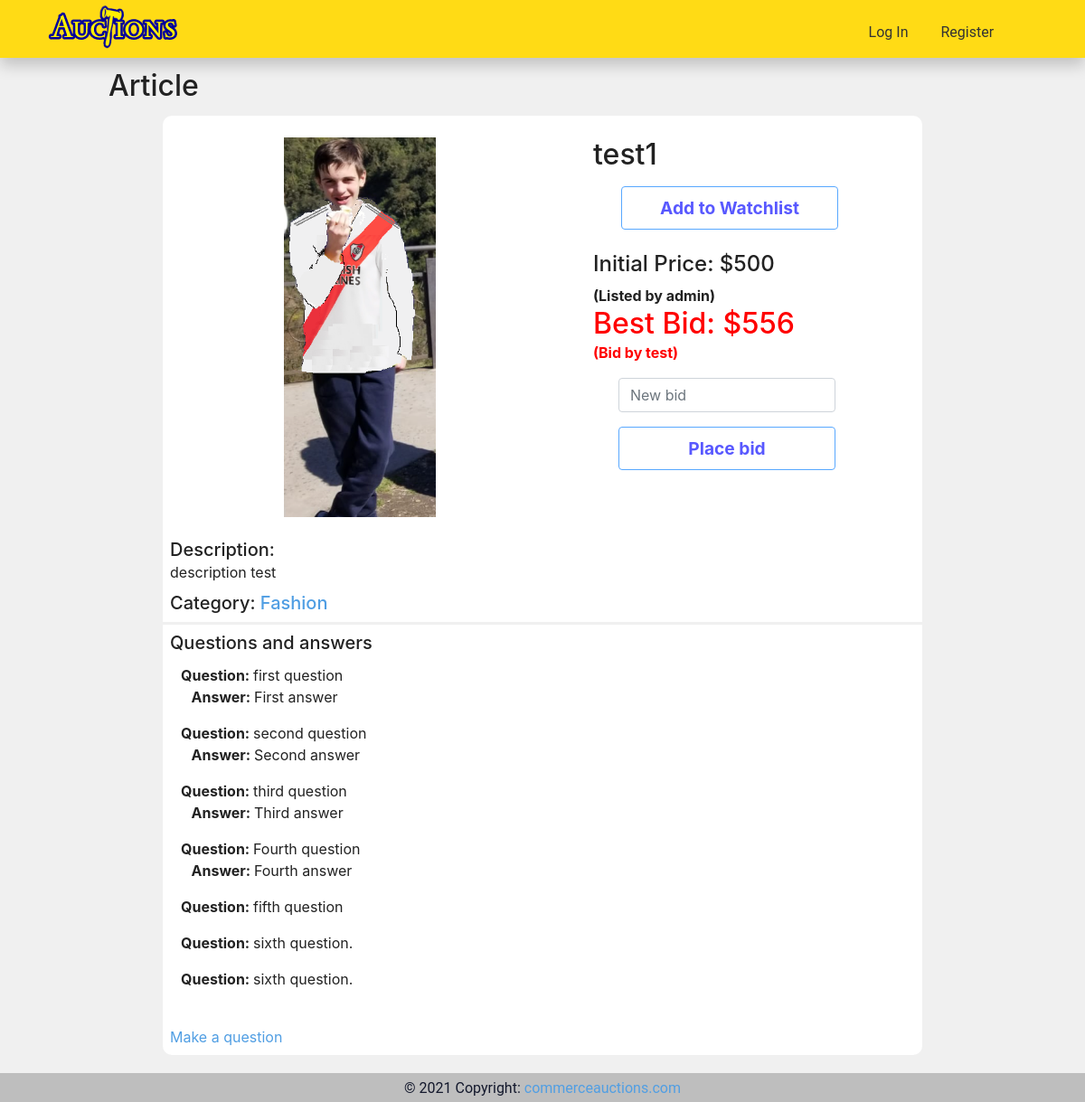
The page /listing_page/61 on the database as committed earlier.
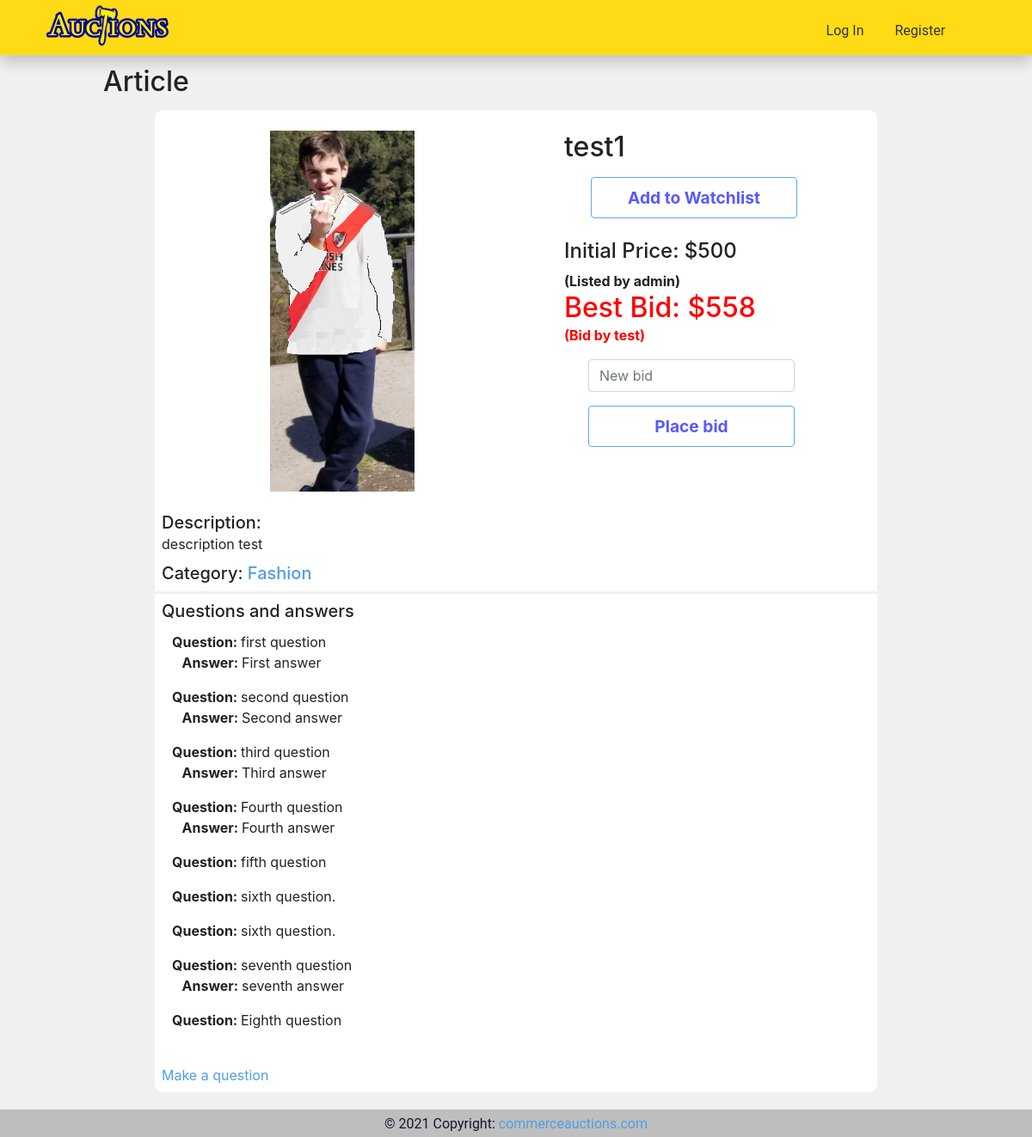
The same page on the database as committed later.
### auctions/models.py (models this page shows, shortened)
class Bids(models.Model):
    id_auction = models.ForeignKey(AuctionListings, on_delete=models.CASCADE, related_name = "auction_bids")
    price = models.IntegerField()
    id_user = models.ForeignKey(User, on_delete=models.CASCADE, related_name = "user_bids")

class User(AbstractUser):
    pass

class Category(models.Model):
    category_name = models.CharField(max_length=20, blank=True)

class Comments(models.Model):
    id_auction = models.ForeignKey(AuctionListings, on_delete = models.CASCADE, related_name = "auction_comments")
    description = models.CharField(max_length = 150)
    id_user = models.ForeignKey(User, on_delete=models.CASCADE, related_name = "user_comments")
    answer = models.CharField(null=True, max_length = 150)

### auctions/views.py (the view)
# urls.py: path("listing_page/<str:auction>", views.listing_page, name="listing_page"),
def listing_page(request, auction):
    user_logged = request.user
    print("auction")
    print(auction)
    auction_data = AuctionListings.objects.get(id=auction)
    actual_bid = Bids.objects.filter(id_auction=auction_data.id)
    actual_comment = Comments.objects.filter(id_auction=auction_data.id)
    comments = Comments.objects.filter(id_auction=auction_data.id)
    err_mess = ""
    if(actual_bid):
        actual_bid = Bids.objects.get(id_auction=auction_data.id)
    '''print(auction_data.id)'''
    if(request.method == "POST"):
        if(request.POST["_place_bid"] == "Add to Watchlist"):
            add_watchlist = WatchLists(id_auction=auction_data , id_user=user_logged)
            add_watchlist.save()
            '''print(add_watchlist)'''
            in_watchlist=add_watchlist
        else:
            '''print(user_logged)
            print(auction_data.id)'''
            del_watchlist = WatchLists.objects.get(id_auction=auction_data.id,id_user=user_logged.id)
            del_watchlist.delete()
            in_watchlist=False
    else:
        in_watchlist = WatchLists.objects.filter(id_auction=auction_data.id,id_user=user_logged.id)
        new_bid = request.GET.get('new_bid')
        close_auction = request.GET.get('close_auction')
        new_comment = request.GET.get('new_comment')
        print(new_bid)
        print(close_auction)
        print(new_comment)
        if(new_bid):
            print("hay una nueva oferta")
            print(actual_bid)
            if(actual_bid):
                print("si ya tenia una oferta anterior")
                if(int(new_bid) > actual_bid.price):
                    print("nueva oferta mayor que la anterior")
                    actual_bid.delete()
                    add_bid = Bids(id_auction=auction_data, price=int(new_bid), id_user=user_logged)
                    add_bid.save()
                    actual_bid = add_bid
                else:
                    print("nueva oferta no es mayor que la anterior")
                    err_mess = "Your bid is lower than the previous"
            else:
                print("no tenia una oferta anterior")
                if(int(new_bid)>=auction_data.initial_price):
                    print("nueva oferta mayor o igual que la inicial")
                    add_bid = Bids(id_auction=auction_data, price=int(new_bid), id_user=user_logged)
                    add_bid.save()
                    actual_bid = add_bid
                else:
                    print("nueva oferta es menor que la inicial")
                    err_mess = "Your bid is lower than the starting price."
        elif(new_bid == "" and new_comment == ""):
            print("no ha ingresado ninguna oferta o comentario")
            err_mess = "You have not entered any bid or comment."
        elif(new_comment):
            add_comment = Comments(id_auction=auction_data, description=new_comment, id_user=user_logged)
            add_comment.save()
        elif(close_auction):
            print("se pidió el cierre de la auction list")
            auction_data.auction_active = 0
            auction_data.save()
        else:
            print("carga inicial de la pagina")
    return render(request, "auctions/listing_page.html", {
        "auction_data": auction_data,
        "in_watchlist": in_watchlist,
        "user_logged" : user_logged,
        "actual_bid" : actual_bid,
        "err" : err_mess,
        "comments" : comments,
    })

### auctions/templates/auctions/listing_page.html (shortened to what the changed rows need)
{% extends "auctions/layout.html" %}
{% block body %}
<div class="sub">
    <h2>Article</h2>
</div>
    <div class="main">
        <form action="{% url 'auctions_app:listing_page' auction=auction_data.id %}"  method="post" enctype="multipart/form-data">
            <div id="auction_data">
                <div id="order-column">
                    <h2>{{ auction_data.name }}</h2>
                    <label class="container">
                        {% if user_logged.id %}
                            {% if in_watchlist %}
                                <input class="btn btn-primary" id="in_watchlist" type="submit" value="In Watchlist" name="_place_bid">
                            {% else %}
                                <input class="btn btn-primary" id="out_watchlist" type="submit" value="Add to Watchlist" name="_place_bid">
                            {% endif %}
                        {% else %}
                            <input class="btn btn-primary" id="myDIV" disabled   value="Add to Watchlist" name="_place_bid">
                        {% endif %}
                    </label>
                    <div id="auction_price"><h4>Initial Price: ${{ auction_data.initial_price }}</h4> (Listed by {{auction_data.id_user}})</div>
                    {% if actual_bid %}
                        <div id="bid_price"><h2>Best Bid: ${{ actual_bid.price }}</h2> (Bid by {{ actual_bid.id_user }})</div>
                    {% endif %}
                </form>
                </div>
            </div>
        <div id="auction_category">
            <h5>
                Category:
                {% for category in auction_data.auction_category.all %}
                    <a href="../category/{{ category.id }}" >
                        {{ category.category_name }}
                    </a>
                {% endfor %}
            </h5>
        </div>
        <div id="auction_comments">
            {% if comments %}
                {% for comment in comments %}
                    <div class="form-group" id="question-answer">
                        <div id="question">
                            <b>Question: </b>    {{ comment.description }}
                        </div>
                        <div id="answer">
                            {% if comment.answer %}
                                    <b>Answer: </b>   {{ comment.answer }}
                            {% endif %}
                        </div>
                    </div>
                {% endfor %}
            {% else %}
                <div class="form-group" >
                    <b> No questions</b>
                </div>
            {% endif %}
        </div>
{% endblock %}

Rows that differ between the two databases and show on the page:
removed Bids: price "556", id_user "test"
added Bids: price "558", id_user "test"
added Comments: description "seventh question", answer "seventh answer"
added Comments: description "Eighth question"
